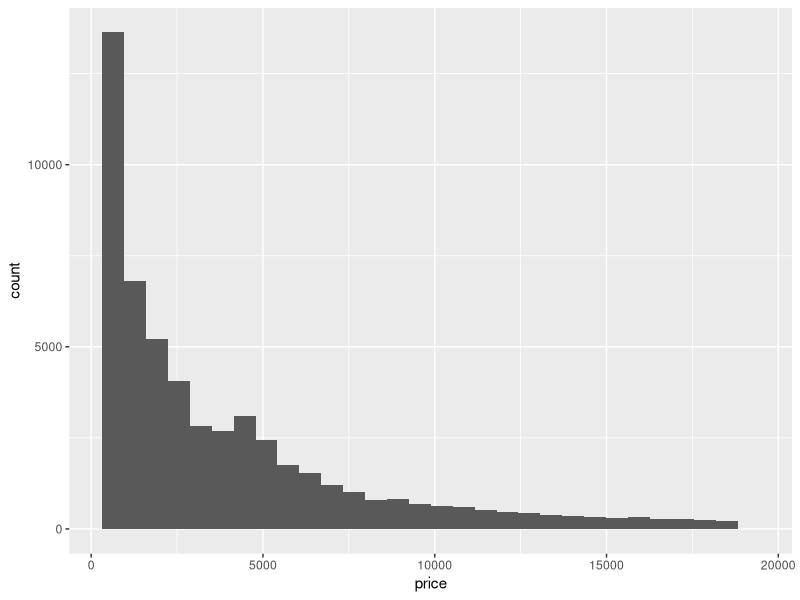
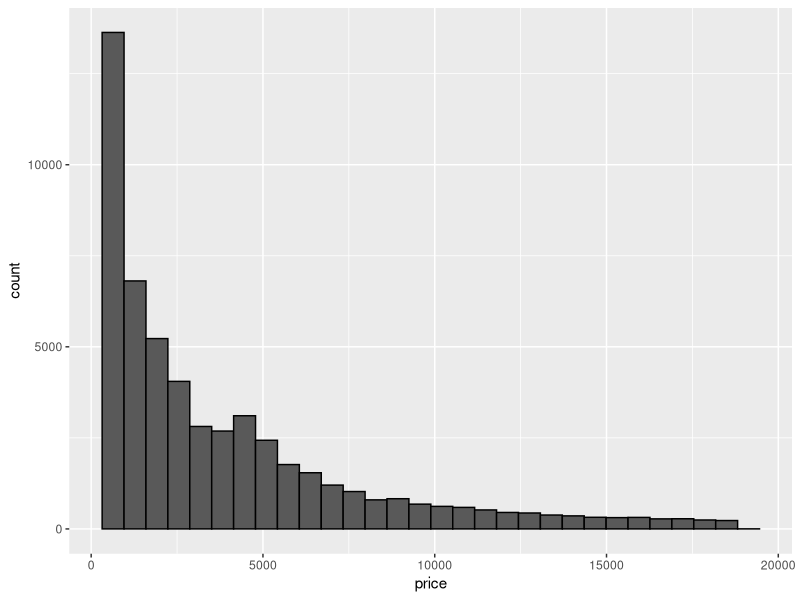
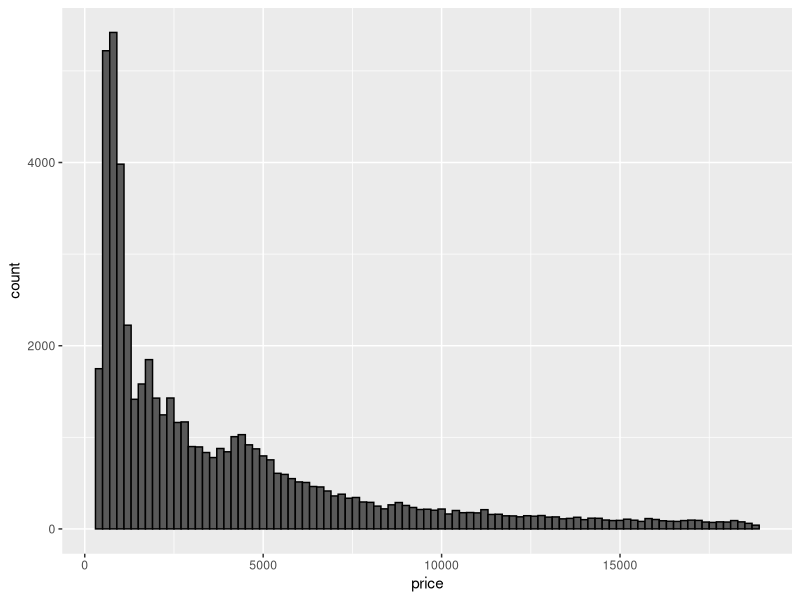
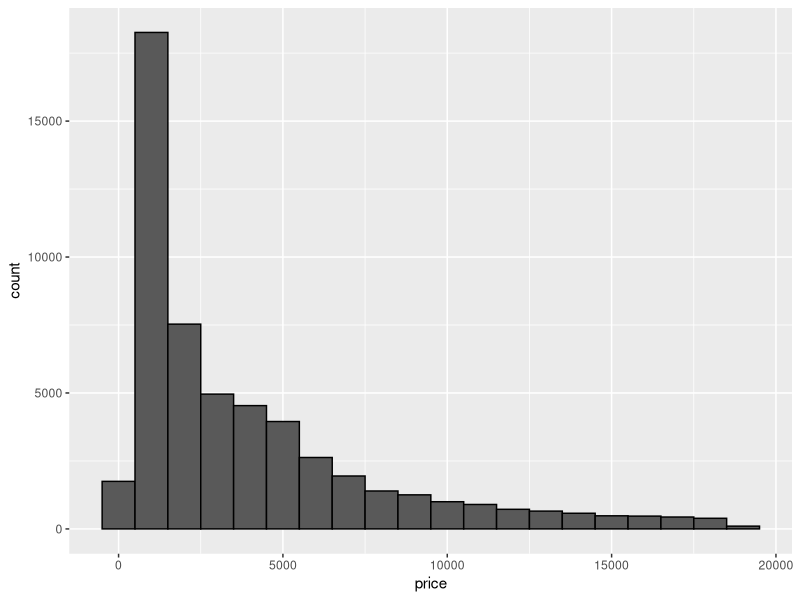

The R script that drew these images, in order:
library(ggplot2)

#Histogram of diamond prices
ggplot(data = diamonds) + 
  geom_histogram(mapping = aes(x = price))

#Histogram with borders
ggplot(data = diamonds) + 
  geom_histogram(mapping = aes(x = price), color="black")

#Histogram with borders and 200 wide bins
ggplot(data = diamonds) + 
  geom_histogram(mapping = aes(x = price), color="black", binwidth=200)

#Histogram with borders and 1000 wide bins
ggplot(data = diamonds) + 
  geom_histogram(mapping = aes(x = price), color="black", binwidth=1000)